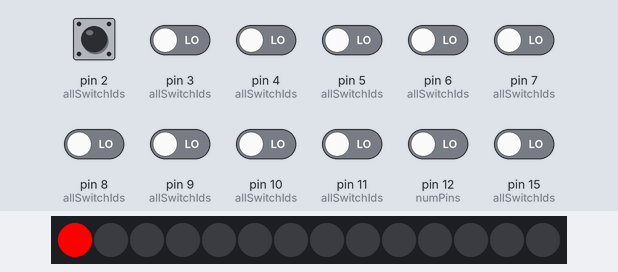
A sketch run on a simulated Arduino Uno, built with avr-gcc and run on an emulated ATmega328P. Shown: 14 RGB LEDs in strip order, left to right. The inputs (shaded band) are chosen by the test bench; at power-on: pin 2 (allSwitchIds), pin 3 (allSwitchIds), pin 4 (allSwitchIds), pin 5 (allSwitchIds), pin 6 (allSwitchIds), pin 7 (allSwitchIds), pin 8 (allSwitchIds), pin 9 (allSwitchIds), pin 10 (allSwitchIds), pin 11 (allSwitchIds), pin 12 (numPins), pin 15 (allSwitchIds) LOW. What the sketch prints to the serial monitor is not drawn.

Above: at 0.01 s.
At 0.67 s:
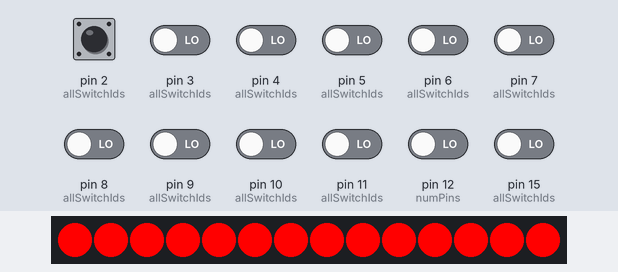
At 1.9 s:
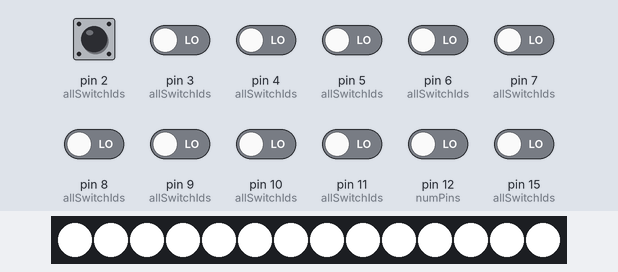
2.0 s: pin 2 (allSwitchIds) pulled HIGH for 0.15 s
Timing chart, 0 to 5.0 s (numbered marks = the images above; inputs shaded):
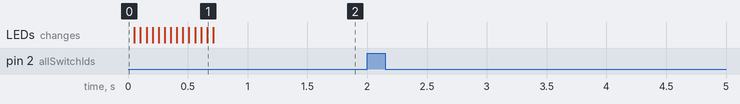

The sketch:

shortcut_firmware.ino
```cpp
#include <LedInterface.h>

// Input of the Keys with their connected pin
#define F1_INPUT 2
#define F2_INPUT 3
#define F3_INPUT 4
#define F4_INPUT 5
#define F5_INPUT 6
#define F6_INPUT 7
#define F7_INPUT 8
#define F8_INPUT 9
#define F9_INPUT 10
#define F10_INPUT 11
#define F11_INPUT 12
#define F12_INPUT 15 // A0

// Total amount of Keys
#define numPins 12

// Pin of the WS2812b Leds
#define LED_PIN 13

// Enum for the keystates pressed, released or none
enum KeyState {PRESSED, RELEASED, NONE};

// All switch ids inside of an array for easier acces
uint8_t allSwitchIds[] = {F1_INPUT,
                          F2_INPUT,
                          F3_INPUT,
                          F4_INPUT,
                          F5_INPUT,
                          F6_INPUT,
                          F7_INPUT,
                          F8_INPUT,
                          F9_INPUT,
                          F10_INPUT,
                          F11_INPUT,
                          F12_INPUT};

// Prefix for button command
String btnCmdPrefix = "[CMD][PRS]";

// Here a 16 bit integer, but only the first 12 bits are used
uint16_t switchStates = 0;

// Saved times for unbouncing the buttons
long unbouncingButtonTime [numPins];

// Waittime for btnUnbouncing
long waitTime = 80;

// Enables the mode to change the color
bool colorChangeMode = false;

// Interface to the Leds
LedInterface ledInterface;

// Init Setupmethod
void setup()
{
  ledInterface = LedInterface();
  ledInterface.init(13);
  ledInterface.toggleOnState();
  for (int i = 0; i < numPins; i++)
  {
    pinMode(allSwitchIds[i], INPUT);
  }


  Serial.begin(115200);
}

void loop()
{
  keyInputProcessing();
  ledInterface.ledMainLoop();
}

// The main logic of the board inputs and the state changes into the colormode and the firing of the commands to the pc
void keyInputProcessing(){
 for(int i = 0; i < numPins; i++){
    KeyState btnState = btnUnbouncedPressed(i);
    if( btnState == PRESSED  && !colorChangeMode){
      if(switchStates == 65){ // 65 is the Equivalent bitmask for f1 and f7 pressed (0000000010000001)
        colorChangeMode = true;
        Serial.println("[DBG]Colormode Enabled");
      }
    } else if (btnState == PRESSED && colorChangeMode){
      changColorMode(i);
    } else if(btnState == RELEASED && !colorChangeMode){
      Serial.println(btnCmdPrefix + (String)i);
    } else if(btnState == RELEASED && colorChangeMode){
      if(getSetBits() < 1){
        colorChangeMode = false;
        Serial.println("[DBG]Colormode Disabled");
      }
    }
  }
}


// Unbouncing the button pressed by comparing the timestamp and if the waitTime is big enough and the button is still pressed
// then button gets triggered and the command gets send
KeyState btnUnbouncedPressed(int btnId){

  unsigned long currentMillis = millis();
  uint16_t mask = 1UL << btnId;
  if(digitalRead(allSwitchIds[btnId]) && (currentMillis - unbouncingButtonTime[btnId] >= waitTime ) && !(switchStates & mask)){

      switchStates |= 1UL << btnId;
      unbouncingButtonTime[btnId] = currentMillis;
    return PRESSED;
  } else if(!digitalRead(allSwitchIds[btnId]) && (switchStates & mask)) {

    unbouncingButtonTime[btnId]= currentMillis;
    switchStates &= ~(1UL << btnId);
    return RELEASED;
  }
  return NONE;
}

// Returns the number of set bits in the switchState mask
uint8_t getSetBits(){
  uint8_t bitCounter = 0;
  uint16_t bufferStates = switchStates;
  while(bufferStates){
      bitCounter += bufferStates & 1;
      bufferStates >>= 1;
  }
  return bitCounter;
}

// When button f1 and f7 are pressed at the same time then color mode can be changed with the remaining buttons
// f1 + f7  (Buttoncombination) +
// The following modes are mapped with the keyposition in the array (Number in the braces)
// f2(1) (Mode 1)  -> toggle on and off
// f3(2) (Mode 2) -> fix
// f4(3) (Mode 3) -> rainbow
// f5(4) (Mode 4) -> fade
// f6(5) (Mode 5) -> running
// f8(7) (Mode 6) -> ?
// f9(8) (Mode 7) -> ?
// f10(9) (Mode 8) -> ?
// f11(10) (Mode 9) -> ?
// f12(11) (Mode 10) -> ?

void changColorMode(int mode){
  switch(mode){
    case 1:
      ledInterface.toggleOnState();
      break;
    case 2:
      ledInterface.setColorMode(LedInterface::LedModes::FIX_COLOR);
      break;
    case 3:
      ledInterface.setColorMode(LedInterface::LedModes::RAINBOW);
      break;
    case 4:
      ledInterface.setColorMode(LedInterface::LedModes::LIGHTNING);
      break;
    case 5:
      ledInterface.setColorMode(LedInterface::LedModes::RUNNING);
      break;
    case 7:
      ledInterface.setColorMode(LedInterface::LedModes::FILLED_RUNNING);
      break;
    case 8:
      ledInterface.setColorMode(LedInterface::LedModes::SIDE_CENTER_RUNNING);
      break;
    case 9:

      break;
    case 10:

      break;
    case 11:
      ledInterface.setColorMode(LedInterface::LedModes::STROBE);
      break;
  }
}

// For Debuggign printing bitarray
 void printBitArrayDebug(unsigned n)
{
  int k;
  Serial.print("[DBG]");
  for (int c = 16; c >= 0; c--){

    k = n >> c;

    if (k & 1)
      Serial.print("1");
    else
      Serial.print("0");
  }

  Serial.print("\n");
}
```

LedInterface.h
```cpp
#ifndef _LEDINTERFACE_H_
#define _LEDINTERFACE_H_

#include <FastLED.h>
#include <Arduino.h>
#define NUM_LEDS 14

class LedInterface{

    public:
        enum LedModes {FIX_COLOR, RAINBOW, FADE, RUNNING, FILLED_RUNNING, SIDE_CENTER_RUNNING, LIGHTNING, STROBE};
        static LedModes modes;

    public:
        void init(uint8_t dataPin);

        // Mainloop for the handling of the led scene display
        void ledMainLoop();

        // Commands from the keyboard for the colormodechange
        void toggleOnState();
        void setColorMode(LedModes ledMode);

        // Commands from the pc app to change the colorconfig
        void setColor(String colorHexString);

    private:
        int red = 255;
        int blue = 255;
        int green = 255;

        bool isInitialized = false;
        bool isLightOff = false;

        LedModes currMode = FIX_COLOR;

        CRGB leds[NUM_LEDS];


        // Representation of the Modes as Method, all relevant data is inside of them
        void fixColorMode();
        void rainbowMode();
        void fadeMode();
        void runningMode();
        void filledRunningMode();
        void sideCenterRunningModes();
        void lightningMode();
        void strobeMode();
        void initAnimation();
        void clearAllLeds();

};

#endif
```

Measured:
- after the input at 2.0 s, every drawn part: stays the same
